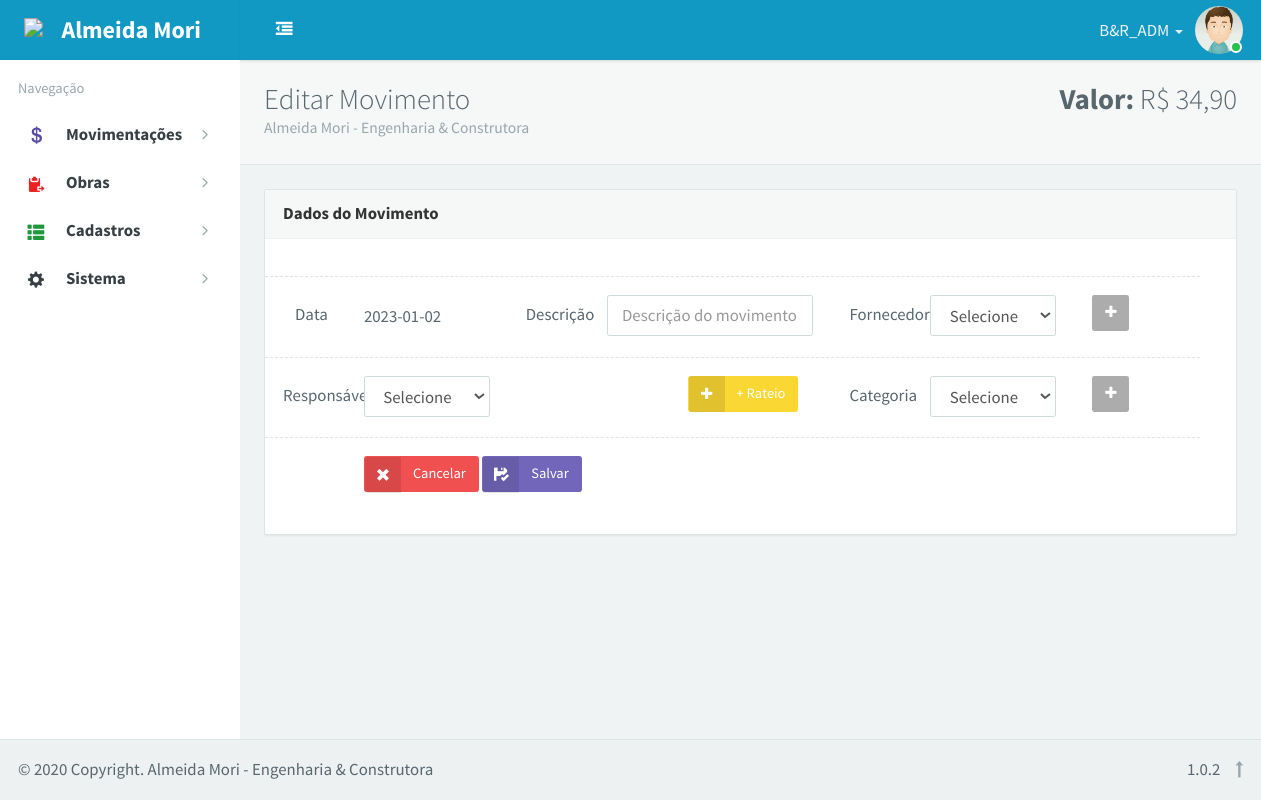
Screenshot of /app/movConta/editar/?id=3 (signed in) with the database file from the repository.
### tables this page shows
CREATE TABLE `gqu_usuarios` (
  `id_usu` int(11) NOT NULL AUTO_INCREMENT,
  `nome_usu` varchar(50) NOT NULL,
  `matricula_usu` varchar(20) NOT NULL,
  `cpf_usu` varchar(11) NOT NULL,
  `email_usu` varchar(120) NOT NULL,
  `nivel_usu` varchar(1) NOT NULL,
  `pw_usu` varchar(120) NOT NULL,
  `turma_usu` tinyint(5) NOT NULL,
  `ativo_usu` tinyint(5) NOT NULL,
  PRIMARY KEY (`id_usu`)
);

CREATE TABLE `movconta` (
  `id_movConta` int(11) NOT NULL AUTO_INCREMENT,
  `data_movConta` varchar(20) NOT NULL,
  `descricao_movConta` varchar(100) NOT NULL,
  `fornecedor_movConta` varchar(40) NOT NULL,
  `categoria_movConta` varchar(40) NOT NULL,
  `responsavel_movConta` varchar(40) NOT NULL,
  `tipo_movConta` varchar(25) NOT NULL,
  `valor_movConta` varchar(20) DEFAULT NULL,
  `saldo_movConta` varchar(20) NOT NULL,
  `fitid` varchar(30) NOT NULL,
  PRIMARY KEY (`id_movConta`)
);

### _inc/control.php (called while the page is built, shortened)
<?php
$logoutAction = $_SERVER['PHP_SELF'] . "?doLogout=true";
if ((isset($_SERVER['QUERY_STRING'])) && ($_SERVER['QUERY_STRING'] != "")) {
	$logoutAction .= "&" . htmlentities($_SERVER['QUERY_STRING']);
}
?>
<?php
$hiperServe_email = $_SESSION['hiperServe_email'];
$hiperServe_nivel = $_SESSION['hiperServe_nivel'];
switch ($hiperServe_nivel) {
	case 0:
	case 1:
	case 2:
		$hiperServe_id = $_SESSION['hiperServe_id'];
		$user_query = "SELECT * FROM gqu_usuarios WHERE id_usu=\"" . $hiperServe_id . "\" AND matricula_usu=\"" . $hiperServe_email . "\"";
		$user_exec = $link_conexao->query($user_query);
		$user_dados = $user_exec->fetch_object();
		$user_row = $user_exec->num_rows;
		if ($user_row > 0) {
			$foto_usu =  "92";
			$nome_usu =  $user_dados->nome_usu;
		} else {
			header("Location: $logoutAction");
			exit;
		}
		break;
}
?>

### _inc/connect.php (called while the page is built, shortened)
<?php
$empresa = "Almeida Mori - Engenharia & Construtora";

### content/movimentos_conta/movContaEditar.php (the view, shortened to what this page needs)
<?php
$id_ch = "";
if (isset($_GET['id']) and !empty($_GET['id'])) {
    $id_movConta = $_GET['id'];
    $usu_query = "SELECT * FROM movconta WHERE id_movConta=$id_movConta";
    $usu_exec = $link_conexao->query($usu_query);
    $usu_row = $usu_exec->num_rows;
    if ($usu_row == 1) {
        while ($usu_dados = $usu_exec->fetch_object()) {
            $data_movConta = $usu_dados->data_movConta;
            $descricao_movConta = $usu_dados->descricao_movConta;
            $fornecedor_movConta = $usu_dados->fornecedor_movConta;
            $categoria_movConta = $usu_dados->categoria_movConta;
            $responsavel_movConta = $usu_dados->responsavel_movConta;
            $valor_movConta = $usu_dados->valor_movConta;
            $usu_query1 = "SELECT * FROM fornecedores WHERE id_fornecedor=$fornecedor_movConta";
            $usu_exec1 = $link_conexao->query($usu_query1);
            $usu_row1 = $usu_exec1->num_rows;
            if ($usu_row1 == 1) {
                while ($usu_dados1 = $usu_exec1->fetch_object()) {
                    $nomeFornecedor = $usu_dados1->nome_fornecedor;
                }
            }else{
                $nomeFornecedor = "Selecione";
            }
            $usu_query2 = "SELECT * FROM categorias WHERE id_categoria=$categoria_movConta";
            $usu_exec2 = $link_conexao->query($usu_query2);
            $usu_row2 = $usu_exec2->num_rows;
            if ($usu_row2 == 1) {
                while ($usu_dados2 = $usu_exec2->fetch_object()) {
                   $nomeCategoria= $usu_dados2->nome_categoria;
                }
            }else{
                $nomeCategoria = "Selecione";
            }
            $usu_query3 = "SELECT * FROM obras WHERE id_obra=$responsavel_movConta";
            $usu_exec3 = $link_conexao->query($usu_query3);
            $usu_row3 = $usu_exec3->num_rows;
            if ($usu_row3 == 1) {
                while ($usu_dados3 = $usu_exec3->fetch_object()) {
                    $nomeObra = $usu_dados3->cliente_obra;
                }
            }else{
                $nomeObra = "Selecione";
            }
        };
    } else {
        header('Location: ' . BASEURL);
    }
} else {
    header('Location: ' . BASEURL);
}
?>
<div id="content" class="app-content" role="main">
    <div class="app-content-body ">
        <div class="bg-light lter b-b wrapper-md">
            <h1 class="m-n font-thin h3 pull-right"> <b>Valor:</b> R$ <?php echo number_format($valor_movConta, 2, ',', '.') ?> </h1>
            <h1 class="m-n font-thin h3">Editar Movimento <?php echo $id_ch; ?></h1>
            <small class="text-muted"><?php echo $empresa; ?></small>
        </div>
        <div class="wrapper-md" ng-controller="FormDemoCtrl">
            <div class="panel panel-default">
                <div class="panel-heading font-bold">
                    Dados do Movimento
                </div>
                <div class="panel-body">
                    <form class="form-horizontal" method="post" action="">
                        <div class="line line-dashed b-b line-lg pull-in"></div>
                        <div class="form-group">
                            <label class="col-sm-1 control-label">Data</label>
                            <div class="col-sm-2">
                                <h5> <?php echo $data_movConta ?></h5>
                            </div>
                            <label class="col-sm-1 control-label">Descrição</label>
                            <div class="col-sm-3">
                                <input type="text" class="form-control" id="descricao_movConta" name="descricao_movConta" value="<?php echo $descricao_movConta ?>" placeholder="Descrição do movimento" required />
                            </div>
                            <label class="col-sm-1 control-label">Fornecedor</label>
                            <div class="col-sm-2">
                                <select class="form-control" name="fornecedor_movConta" id="fornecedor_movConta" required>
                                    <option value="<?php echo $fornecedor_movConta ?>"><?php echo $nomeFornecedor ?></option>
                                </select>
                            </div>
                            <div class="col-sm-1">
                                <button type="button" style="background-color: #adacac;" class="btn btn-sm" data-toggle="modal" data-target="#modalFornecedorAdd"><i class="fa fa-plus" style="color:#fff"></i></button>
                            </div>
                        </div>
                        <div class="line line-dashed b-b line-lg pull-in"></div>
                        <div class="form-group">
                            <?php if ($responsavel_movConta <> -1) { ?>
                                <label class="col-sm-1 control-label">Responsável</label>
                                <div class="col-sm-2">
                                    <select class="form-control" name="responsavel_movConta[]" id="responsavel_movConta" required>
                                        <option value="<?php echo $responsavel_movConta ?>"><?php echo $nomeObra ?></option>
                                    </select>
                                </div>
                                <div class="col-lg-2">
                                </div>
                                <div class="col-sm-2">
                                    <button onclick=add() type="button" class="btn m-b-xs btn-sm btn-warning btn-addon" name="rateio"><i class="fa fa-plus"></i>+ Rateio</button>
                                </div>
                            <?php } else { ?>
                                <div class="col-sm-7">
                                    <button onclick=adicionar() type="button" class="btn m-b-xs btn-sm btn-success btn-addon"><i class="fa fa-plus"></i> Adicionar</button>
                                </div>
                            <?php } ?>
                            <label class="col-sm-1 control-label">Categoria</label>
                            <div class="col-sm-2">
                                <select class="form-control" name="categoria_movConta" id="categoria_movConta" required>
                                    <option value="<?php echo $categoria_movConta ?>"><?php echo $nomeCategoria ?></option>
                                </select>
                            </div>
                            <div class="col-sm-1">
                                <button type="button" style="background-color: #adacac;" class="btn btn-sm" data-toggle="modal" data-target="#modalCategoriaAdd"><i class="fa fa-plus" style="color:#fff"></i></button>
                            </div>
                        </div>
                        <div class="line line-dashed b-b line-lg pull-in"></div>
                        <div class="form-group">
                            <div class="col-sm-12 col-sm-offset-1">
                                <a href="<?php echo BASEURL; ?>app/movconta" class="btn m-b-xs btn-sm btn-danger btn-addon"><i class="glyphicon glyphicon-remove"></i>Cancelar</a>
                                <button type="submit" class="btn m-b-xs btn-sm btn-primary btn-addon" name="Editar"><i class="glyphicon glyphicon-floppy-saved"></i>Salvar</button>
                            </div>
                        </div>
                    </form>
                </div>
            </div>
        </div>
    </div>
</div>

### blocks/header.php (shortened to what this page needs)
<header id="header" class="app-header navbar" role="menu">
    <div class="navbar-header bg-info dker">
        <a href="<?php echo BASEURL; ?>app/movConta" class="navbar-brand text-lt">
            <img src="<?php echo BASEURL; ?>images/iconeAlmeidaMori_noBg.png" alt=".">
            <span class="hidden-folded m-l-xs">Almeida Mori</span>
        </a>
    </div>
    <div class="collapse pos-rlt navbar-collapse box-shadow bg-info dker">
        <div class="nav navbar-nav hidden-xs">
            <a href="#" class="btn no-shadow navbar-btn" ui-toggle="app-aside-folded" target=".app">
                <i class="fa fa-dedent fa-fw text"></i>
            </a>
        </div>
        <ul class="nav navbar-nav navbar-right">
            <li class="dropdown">
                <a href="#" data-toggle="dropdown" class="dropdown-toggle clear" data-toggle="dropdown">
                    <span class="thumb-sm avatar pull-right m-t-n-sm m-b-n-sm m-l-sm">
                        <img src="<?php echo BASEURL; ?>images/<?php echo $foto_usu; ?>.jpg" alt="..."> <i class="on md b-white bottom"></i> </span>
                    <span class="hidden-sm hidden-md"><?php echo $nome_usu ?></span> <b class="caret"></b> </a>
            </li>
        </ul>
    </div>
</header>

### app/movConta/editar/index.php (style rules this page uses)
body { zoom: 1.2; }

### rows the page displays
gqu_usuarios: nome_usu "B&R_ADM"
movconta: valor_movConta "34,90", data_movConta "2023-01-02"

### other values shown
$empresa "Almeida Mori - Engenharia & Construtora"
form field fornecedor_movConta "Selecione"
form field value "Selecione"
form field categoria_movConta "Selecione"
